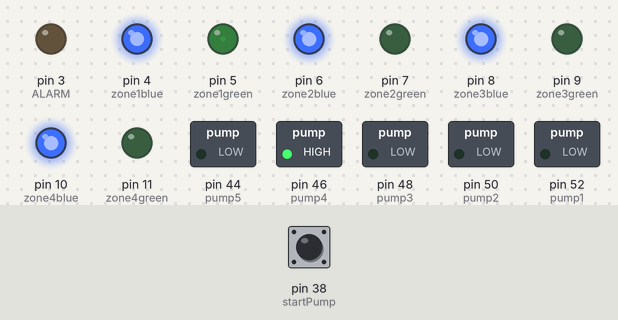
Simulated run of this sketch. Board: Arduino Mega 2560, built with avr-gcc and run on an emulated ATmega2560. On the bench: switched loads named in the sketch (green lamp = pin HIGH), output pins drawn as LEDs (lit = HIGH). Dashed ring = blinking. Inputs (shaded band) come from the test bench; at power-on: pin 38 (startPump) HIGH.

Above: at 1.2 s.
1.3 s: pin 38 (startPump) pulled LOW for 3.2 s
At 1.7 s:
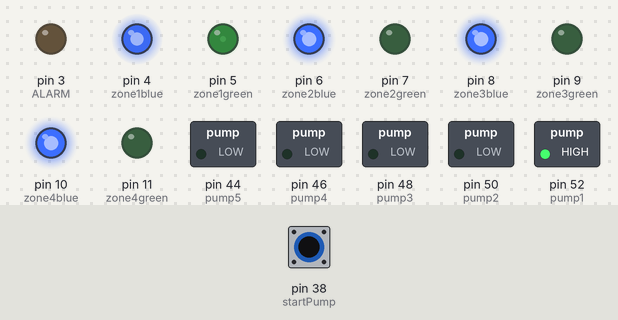
6.0 s: pin 38 (startPump) pulled LOW for 3.2 s
At 6.4 s:
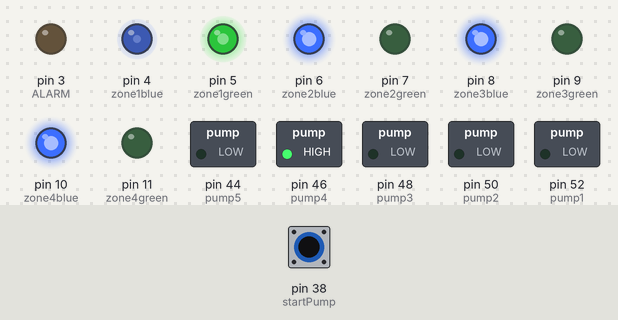
10.7 s: pin 38 (startPump) pulled LOW for 3.2 s
At 11.11 s:
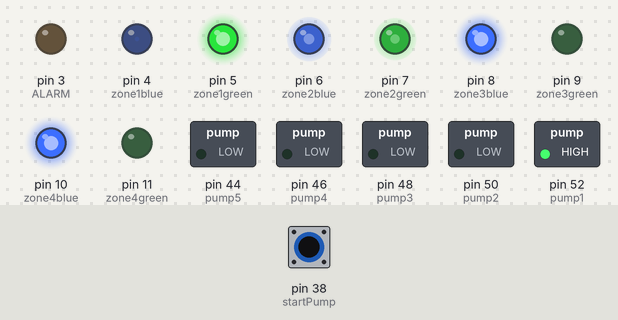
At 13.51 s:
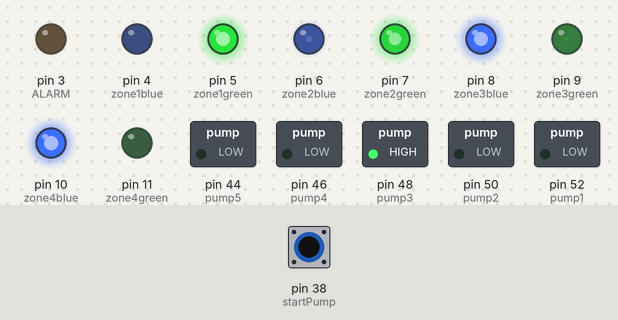
15.4 s: pin 38 (startPump) pulled LOW for 1 s
18.4 s: pin 38 (startPump) pulled LOW for 1 s
21.4 s: pin 38 (startPump) driven LOW
Timing chart, 0 to 27.3 s (numbered marks = the images above; inputs shaded):
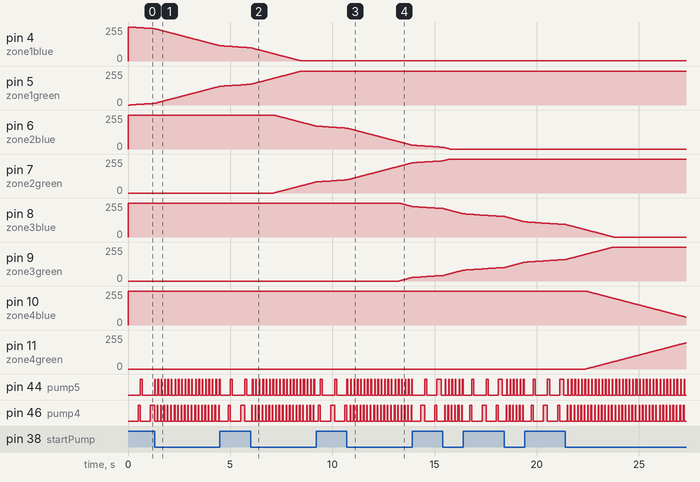

Measured:
- after the input at 10.7 s, pin 8 (zone3blue): moves from 255/255 to 214/255 over 2.1 s, starting after 2.6 s; pin 9 (zone3green): moves from 0/255 to 41/255 over 2.1 s, starting after 2.6 s
- by itself, pin 44 (pump5), pin 46 (pump4), pin 48 (pump3), pin 50 (pump2), pin 52 (pump1): alternates HIGH for 0.03 s and LOW for 0.13 s

The sketch:

ccc_water_display.ino
```cpp
// (licence header left out)
#define ON LOW
#define OFF HIGH
#define ENABLE 1
#define DISABLE 0

#define zone1green 5
#define zone1blue  4
#define zone2green 7
#define zone2blue  6
#define zone3green 9
#define zone3blue  8
#define zone4green 11
#define zone4blue  10
#define zone5green 13
#define zone5blue  12

#define startPump 38
#define PUMP 0
#define ALARM 3

#define pump1 52
#define pump2 50
#define pump3 48
#define pump4 46
#define pump5 44

unsigned int pumpPos = 1;
unsigned short blueWater  = 255;
unsigned short greenWater = 0;


void setup() {
  // Set up the fading LEDs
  pinMode(zone1green, OUTPUT);
  pinMode(zone1blue, OUTPUT);
  pinMode(zone2green, OUTPUT);
  pinMode(zone2blue, OUTPUT);
  pinMode(zone3green, OUTPUT);
  pinMode(zone3blue, OUTPUT);
  pinMode(zone4green, OUTPUT);
  pinMode(zone4blue, OUTPUT);
  pinMode(zone5green, OUTPUT);
  pinMode(zone5blue, OUTPUT);

  // Set up the pump LEDs
  pinMode(ALARM, OUTPUT);
  pinMode(pump1, OUTPUT);
  pinMode(pump2, OUTPUT);
  pinMode(pump3, OUTPUT);
  pinMode(pump4, OUTPUT);
  pinMode(pump5, OUTPUT);

  // Set up the pump start button
  pinMode(startPump, INPUT);

  // Turn on the pump LEDs except one so the timer ISR will work
  digitalWrite(pump1, ON);
  digitalWrite(pump2, ON);
  digitalWrite(pump3, ON);
  digitalWrite(pump4, ON);
  digitalWrite(pump5, ON);
  analogWrite(ALARM, 0);

  // Set up the zones to be blue to start with
  setZone(1, blueWater);
  setZone(2, blueWater);
  setZone(3, blueWater);
  setZone(4, blueWater);
  setZone(5, blueWater);
}


void loop() {
  int pause = 25; // delay between steps in the pumping process
  while (!digitalRead(startPump)) {} // Wait for pump start button

  // Button pressed to start pump so begin the reservoir-filling
  // this causes the aquifer to lose pressure and seawater backfills
  // from the ocean until it reaches the wells
  for (int i = 0; i <= 1055; i++) {
    if (i < 255) {
      analogWrite(zone1blue, 255-i);
      analogWrite(zone1green, i);
    }
    if (i > 200 && i <= 455) {
      analogWrite(zone2blue, 455 - i);
      analogWrite(zone2green, i - 200);
    }
    if (i > 400 && i <= 655) {
      analogWrite(zone3blue, 655 - i);
      analogWrite(zone3green, i - 400);
    }
    if (i > 600 && i <= 855) {
      analogWrite(zone4blue, 855 - i);
      analogWrite(zone4green, i - 600);
    }
    if (i > 800) {
      analogWrite(zone5blue, 1055 - i);
      analogWrite(zone5green, i - 800);
    }
    // Set the pause duration. Allow the operator to slow the pumping process
    // down in order to explain any part of the process in depth
    pause = (digitalRead(startPump))? 100 : 25;  // slow : normal
    if (i == 1000) alarm(ENABLE); // point at which seawater has backfilled to well
    if (i < 1000 && i % 4) runPump(); // pump only runs if seawater is not present
    delay(pause);
  }

  for (int i = 0; i <= 1055; i++) {
    if (i > 800) {
      analogWrite(zone1blue, i - 800);
      analogWrite(zone1green, 1055 - i);
    }
    if (i > 600 && i <= 855) {
      analogWrite(zone2blue, i - 600);
      analogWrite(zone2green, 855 - i);
    }
    if (i > 400 && i <= 655) {
      analogWrite(zone3blue, i - 400);
      analogWrite(zone3green, 655 - i);
    }
    if (i > 200 && i <= 455) {
      analogWrite(zone4blue, i - 200);
      analogWrite(zone4green, 455 - i);
    }
    if (i < 255) {
      analogWrite(zone5blue, i);
      analogWrite(zone5green, 255-i);
    }

    // Set the pause. Allow the operator to slow the pumping process
    // down in order to explain part of the process in depth
    pause = (digitalRead(startPump))? 100 : 25;  // slow : normal
    if (i == 200) alarm(DISABLE);
    delay(pause);
  }
}


/**
 * This makes the pump LEDs cycle, indicating the pumps are working
 * It works on a timer to cycle the LEDs periodically
 */
void runPump() {
  switch (pumpPos) {
    case 1: // Pump pattern _****
    digitalWrite(pump1, OFF);
    digitalWrite(pump5, ON);
    break;

    case 2: // Pump pattern *_***
    digitalWrite(pump2, OFF);
    digitalWrite(pump1, ON);
    break;

    case 3: // Pump pattern **_**
    digitalWrite(pump3, OFF);
    digitalWrite(pump2, ON);
    break;

    case 4: // Pump pattern ***_*
    digitalWrite(pump4, OFF);
    digitalWrite(pump3, ON);
    break;

    case 5: // Pump pattern ****_
    digitalWrite(pump5, OFF);
    digitalWrite(pump4, ON);
    break;
  }
  pumpPos++;
  if (pumpPos > 5) pumpPos = 1; // Loop around
}


void alarm(unsigned char _alarm) {
  if (_alarm) {
    analogWrite(ALARM, 255);
    digitalWrite(pump1, OFF);
    digitalWrite(pump2, OFF);
    digitalWrite(pump3, OFF);
    digitalWrite(pump4, OFF);
    digitalWrite(pump5, OFF);
  }
  else {
    analogWrite(ALARM, 0);
    digitalWrite(pump1, ON);
    digitalWrite(pump2, ON);
    digitalWrite(pump3, ON);
    digitalWrite(pump4, ON);
    digitalWrite(pump5, ON);
  }
}


void setZone(int led, int colour)
{
  int green = 255 - colour;
  int blue = colour;

  //green = green / 3; // Green is too intense at full brightness
  //green = (green < 20)? 20 : blue; // Always have a little green for boosted brightness

  switch (led) {
    case 1: // Zone 1
      analogWrite(zone1green, green);
      analogWrite(zone1blue, blue);
      break;

    case 2: // Zone 2
      analogWrite(zone2green, green);
      analogWrite(zone2blue, blue);
      break;

    case 3: // Zone 3
      analogWrite(zone3green, green);
      analogWrite(zone3blue, blue);
      break;

    case 4: // Zone 4
      analogWrite(zone4green, green);
      analogWrite(zone4blue, blue);
      break;

    case 5: // Zone 5
      analogWrite(zone5green, green);
      analogWrite(zone5blue, blue);
      break;
  }
}
```
